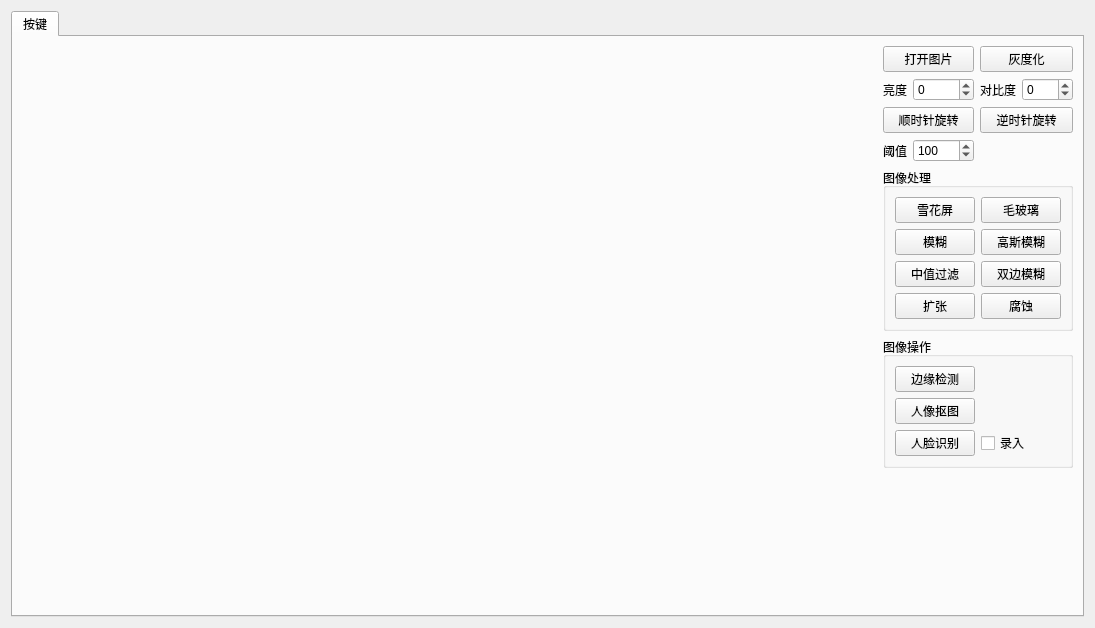
<?xml version="1.0" encoding="UTF-8"?>
<ui version="4.0">
 <class>Widget</class>
 <widget class="QWidget" name="Widget">
  <property name="geometry">
   <rect>
    <x>0</x>
    <y>0</y>
    <width>1095</width>
    <height>628</height>
   </rect>
  </property>
  <property name="windowTitle">
   <string>Widget</string>
  </property>
  <layout class="QGridLayout" name="gridLayout_3">
   <item row="0" column="0">
    <widget class="QTabWidget" name="tabWidget">
     <property name="currentIndex">
      <number>0</number>
     </property>
     <widget class="QWidget" name="tab1">
      <attribute name="title">
       <string>按键</string>
      </attribute>
      <layout class="QGridLayout" name="gridLayout_4" columnstretch="1,0">
       <property name="leftMargin">
        <number>0</number>
       </property>
       <property name="topMargin">
        <number>0</number>
       </property>
       <property name="rightMargin">
        <number>0</number>
       </property>
       <property name="bottomMargin">
        <number>0</number>
       </property>
       <item row="0" column="0">
        <layout class="QVBoxLayout" name="verticalLayout">
         <item>
          <widget class="QLabel" name="srcLab">
           <property name="text">
            <string/>
           </property>
          </widget>
         </item>
         <item>
          <widget class="QLabel" name="dstLab">
           <property name="text">
            <string/>
           </property>
          </widget>
         </item>
        </layout>
       </item>
       <item row="0" column="1">
        <widget class="QWidget" name="widget" native="true">
         <layout class="QGridLayout" name="gridLayout_2">
          <item row="0" column="0">
           <widget class="QPushButton" name="openBtn">
            <property name="text">
             <string>打开图片</string>
            </property>
           </widget>
          </item>
          <item row="0" column="1">
           <widget class="QPushButton" name="grayBtn">
            <property name="text">
             <string>灰度化</string>
            </property>
           </widget>
          </item>
          <item row="1" column="0">
           <layout class="QHBoxLayout" name="horizontalLayout_2" stretch="0,1">
            <item>
             <widget class="QLabel" name="label_2">
              <property name="text">
               <string>亮度</string>
              </property>
             </widget>
            </item>
            <item>
             <widget class="QSpinBox" name="brightSpin">
              <property name="minimum">
               <number>-100</number>
              </property>
              <property name="maximum">
               <number>100</number>
              </property>
              <property name="value">
               <number>0</number>
              </property>
             </widget>
            </item>
           </layout>
          </item>
          <item row="1" column="1">
           <layout class="QHBoxLayout" name="horizontalLayout_3" stretch="0,1">
            <item>
             <widget class="QLabel" name="label_3">
              <property name="text">
               <string>对比度</string>
              </property>
             </widget>
            </item>
            <item>
             <widget class="QSpinBox" name="contrastSpin">
              <property name="minimum">
               <number>-100</number>
              </property>
              <property name="maximum">
               <number>100</number>
              </property>
              <property name="value">
               <number>0</number>
              </property>
             </widget>
            </item>
           </layout>
          </item>
          <item row="2" column="0">
           <widget class="QPushButton" name="clockwiseBtn">
            <property name="text">
             <string>顺时针旋转</string>
            </property>
           </widget>
          </item>
          <item row="2" column="1">
           <widget class="QPushButton" name="anticlockwiseBtn">
            <property name="text">
             <string>逆时针旋转</string>
            </property>
           </widget>
          </item>
          <item row="3" column="0">
           <layout class="QHBoxLayout" name="horizontalLayout" stretch="0,1">
            <item>
             <widget class="QLabel" name="label">
              <property name="text">
               <string>阈值</string>
              </property>
             </widget>
            </item>
            <item>
             <widget class="QSpinBox" name="threshSpin">
              <property name="maximum">
               <number>255</number>
              </property>
              <property name="value">
               <number>100</number>
              </property>
             </widget>
            </item>
           </layout>
          </item>
          <item row="4" column="0" colspan="2">
           <widget class="QGroupBox" name="groupBox">
            <property name="title">
             <string>图像处理</string>
            </property>
            <layout class="QGridLayout" name="gridLayout">
             <item row="1" column="0">
              <widget class="QPushButton" name="XYBlurBtn">
               <property name="text">
                <string>模糊</string>
               </property>
              </widget>
             </item>
             <item row="1" column="1">
              <widget class="QPushButton" name="guassBlurBtn">
               <property name="text">
                <string>高斯模糊</string>
               </property>
              </widget>
             </item>
             <item row="2" column="1">
              <widget class="QPushButton" name="bilateralBlurBtn">
               <property name="text">
                <string>双边模糊</string>
               </property>
              </widget>
             </item>
             <item row="0" column="0">
              <widget class="QPushButton" name="snowBtn">
               <property name="text">
                <string>雪花屏</string>
               </property>
              </widget>
             </item>
             <item row="0" column="1">
              <widget class="QPushButton" name="groundGlassBtn">
               <property name="text">
                <string>毛玻璃</string>
               </property>
              </widget>
             </item>
             <item row="2" column="0">
              <widget class="QPushButton" name="medianFilterBtn">
               <property name="text">
                <string>中值过滤</string>
               </property>
              </widget>
             </item>
             <item row="3" column="1">
              <widget class="QPushButton" name="erodeBtn">
               <property name="text">
                <string>腐蚀</string>
               </property>
              </widget>
             </item>
             <item row="3" column="0">
              <widget class="QPushButton" name="dilateBtn">
               <property name="text">
                <string>扩张</string>
               </property>
              </widget>
             </item>
            </layout>
           </widget>
          </item>
          <item row="5" column="0" colspan="2">
           <widget class="QGroupBox" name="groupBox_3">
            <property name="title">
             <string>图像操作</string>
            </property>
            <layout class="QGridLayout" name="gridLayout_5">
             <item row="0" column="1">
              <widget class="QPushButton" name="contourBtn">
               <property name="text">
                <string>边缘检测</string>
               </property>
              </widget>
             </item>
             <item row="2" column="1">
              <widget class="QPushButton" name="faceBtn">
               <property name="text">
                <string>人脸识别</string>
               </property>
              </widget>
             </item>
             <item row="2" column="2">
              <widget class="QCheckBox" name="faceInputChk">
               <property name="text">
                <string>录入</string>
               </property>
              </widget>
             </item>
             <item row="1" column="1">
              <widget class="QPushButton" name="mattingBtn">
               <property name="text">
                <string>人像抠图</string>
               </property>
              </widget>
             </item>
            </layout>
           </widget>
          </item>
          <item row="6" column="1">
           <spacer name="verticalSpacer">
            <property name="orientation">
             <enum>Qt::Vertical</enum>
            </property>
            <property name="sizeHint" stdset="0">
             <size>
              <width>20</width>
              <height>128</height>
             </size>
            </property>
           </spacer>
          </item>
         </layout>
        </widget>
       </item>
      </layout>
     </widget>
    </widget>
   </item>
  </layout>
 </widget>
 <resources/>
 <connections/>
</ui>
